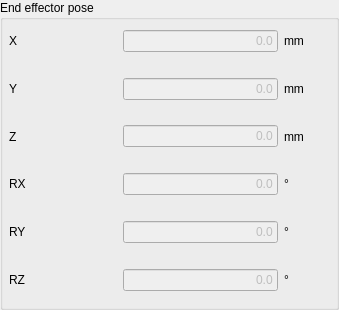
           <widget class="QGroupBox" name="groupBox">
            <property name="enabled">
             <bool>true</bool>
            </property>
            <property name="title">
             <string>End effector pose</string>
            </property>
            <widget class="QWidget" name="verticalLayoutWidget_16">
             <property name="geometry">
              <rect>
               <x>9</x>
               <y>20</y>
               <width>321</width>
               <height>281</height>
              </rect>
             </property>
             <layout class="QVBoxLayout" name="verticalLayout_29">
              <item>
               <layout class="QHBoxLayout" name="horizontalLayout_39" stretch="20,15,50,15">
                <item>
                 <widget class="QLabel" name="label_11">
                  <property name="text">
                   <string>X</string>
                  </property>
                  <property name="indent">
                   <number>-1</number>
                  </property>
                 </widget>
                </item>
                <item>
                 <spacer name="horizontalSpacer_34">
                  <property name="orientation">
                   <enum>Qt::Horizontal</enum>
                  </property>
                  <property name="sizeHint" stdset="0">
                   <size>
                    <width>40</width>
                    <height>20</height>
                   </size>
                  </property>
                 </spacer>
                </item>
                <item>
                 <widget class="QLineEdit" name="txt_x">
                  <property name="enabled">
                   <bool>false</bool>
                  </property>
                  <property name="layoutDirection">
                   <enum>Qt::LeftToRight</enum>
                  </property>
                  <property name="text">
                   <string>0.0</string>
                  </property>
                  <property name="alignment">
                   <set>Qt::AlignRight|Qt::AlignTrailing|Qt::AlignVCenter</set>
                  </property>
                  <property name="readOnly">
                   <bool>true</bool>
                  </property>
                 </widget>
                </item>
                <item>
                 <widget class="QLabel" name="label_38">
                  <property name="text">
                   <string>mm</string>
                  </property>
                 </widget>
                </item>
               </layout>
              </item>
              <item>
               <layout class="QHBoxLayout" name="horizontalLayout_40" stretch="20,15,50,15">
                <item>
                 <widget class="QLabel" name="label_12">
                  <property name="text">
                   <string>Y</string>
                  </property>
                 </widget>
                </item>
                <item>
                 <spacer name="horizontalSpacer_35">
                  <property name="orientation">
                   <enum>Qt::Horizontal</enum>
                  </property>
                  <property name="sizeHint" stdset="0">
                   <size>
                    <width>40</width>
                    <height>20</height>
                   </size>
                  </property>
                 </spacer>
                </item>
                <item>
                 <widget class="QLineEdit" name="txt_y">
                  <property name="enabled">
                   <bool>false</bool>
                  </property>
                  <property name="layoutDirection">
                   <enum>Qt::LeftToRight</enum>
                  </property>
                  <property name="text">
                   <string>0.0</string>
                  </property>
                  <property name="alignment">
                   <set>Qt::AlignRight|Qt::AlignTrailing|Qt::AlignVCenter</set>
                  </property>
                  <property name="readOnly">
                   <bool>true</bool>
                  </property>
                 </widget>
                </item>
                <item>
                 <widget class="QLabel" name="label_39">
                  <property name="text">
                   <string>mm</string>
                  </property>
                 </widget>
                </item>
               </layout>
              </item>
              <item>
               <layout class="QHBoxLayout" name="horizontalLayout_41" stretch="20,15,50,15">
                <item>
                 <widget class="QLabel" name="label_8">
                  <property name="text">
                   <string>Z</string>
                  </property>
                 </widget>
                </item>
                <item>
                 <spacer name="horizontalSpacer_36">
                  <property name="orientation">
                   <enum>Qt::Horizontal</enum>
                  </property>
                  <property name="sizeHint" stdset="0">
                   <size>
                    <width>40</width>
                    <height>20</height>
                   </size>
                  </property>
                 </spacer>
                </item>
                <item>
                 <widget class="QLineEdit" name="txt_z">
                  <property name="enabled">
                   <bool>false</bool>
                  </property>
                  <property name="layoutDirection">
                   <enum>Qt::LeftToRight</enum>
                  </property>
                  <property name="text">
                   <string>0.0</string>
                  </property>
                  <property name="alignment">
                   <set>Qt::AlignRight|Qt::AlignTrailing|Qt::AlignVCenter</set>
                  </property>
                  <property name="readOnly">
                   <bool>true</bool>
                  </property>
                 </widget>
                </item>
                <item>
                 <widget class="QLabel" name="label_51">
                  <property name="text">
                   <string>mm</string>
                  </property>
                 </widget>
                </item>
               </layout>
              </item>
              <item>
               <layout class="QHBoxLayout" name="horizontalLayout_42" stretch="20,15,50,15">
                <item>
                 <widget class="QLabel" name="label_13">
                  <property name="text">
                   <string>RX</string>
                  </property>
                  <property name="indent">
                   <number>-1</number>
                  </property>
                 </widget>
                </item>
                <item>
                 <spacer name="horizontalSpacer_37">
                  <property name="orientation">
                   <enum>Qt::Horizontal</enum>
                  </property>
                  <property name="sizeHint" stdset="0">
                   <size>
                    <width>40</width>
                    <height>20</height>
                   </size>
                  </property>
                 </spacer>
                </item>
                <item>
                 <widget class="QLineEdit" name="txt_roll">
                  <property name="enabled">
                   <bool>false</bool>
                  </property>
                  <property name="layoutDirection">
                   <enum>Qt::LeftToRight</enum>
                  </property>
                  <property name="text">
                   <string>0.0</string>
                  </property>
                  <property name="alignment">
                   <set>Qt::AlignRight|Qt::AlignTrailing|Qt::AlignVCenter</set>
                  </property>
                  <property name="readOnly">
                   <bool>true</bool>
                  </property>
                 </widget>
                </item>
                <item>
                 <widget class="QLabel" name="label_52">
                  <property name="text">
                   <string>°</string>
                  </property>
                 </widget>
                </item>
               </layout>
              </item>
              <item>
               <layout class="QHBoxLayout" name="horizontalLayout_43" stretch="20,15,50,15">
                <item>
                 <widget class="QLabel" name="label_14">
                  <property name="text">
                   <string>RY</string>
                  </property>
                  <property name="indent">
                   <number>-1</number>
                  </property>
                 </widget>
                </item>
                <item>
                 <spacer name="horizontalSpacer_38">
                  <property name="orientation">
                   <enum>Qt::Horizontal</enum>
                  </property>
                  <property name="sizeHint" stdset="0">
                   <size>
                    <width>40</width>
                    <height>20</height>
                   </size>
                  </property>
                 </spacer>
                </item>
                <item>
                 <widget class="QLineEdit" name="txt_pitch">
                  <property name="enabled">
                   <bool>false</bool>
                  </property>
                  <property name="layoutDirection">
                   <enum>Qt::LeftToRight</enum>
                  </property>
                  <property name="text">
                   <string>0.0</string>
                  </property>
                  <property name="alignment">
                   <set>Qt::AlignRight|Qt::AlignTrailing|Qt::AlignVCenter</set>
                  </property>
                  <property name="readOnly">
                   <bool>true</bool>
                  </property>
                 </widget>
                </item>
                <item>
                 <widget class="QLabel" name="label_53">
                  <property name="text">
                   <string>°</string>
                  </property>
                 </widget>
                </item>
               </layout>
              </item>
              <item>
               <layout class="QHBoxLayout" name="horizontalLayout_44" stretch="20,15,50,15">
                <item>
                 <widget class="QLabel" name="label_15">
                  <property name="text">
                   <string>RZ</string>
                  </property>
                  <property name="indent">
                   <number>-1</number>
                  </property>
                 </widget>
                </item>
                <item>
                 <spacer name="horizontalSpacer_39">
                  <property name="orientation">
                   <enum>Qt::Horizontal</enum>
                  </property>
                  <property name="sizeHint" stdset="0">
                   <size>
                    <width>40</width>
                    <height>20</height>
                   </size>
                  </property>
                 </spacer>
                </item>
                <item>
                 <widget class="QLineEdit" name="txt_yaw">
                  <property name="enabled">
                   <bool>false</bool>
                  </property>
                  <property name="layoutDirection">
                   <enum>Qt::LeftToRight</enum>
                  </property>
                  <property name="text">
                   <string>0.0</string>
                  </property>
                  <property name="alignment">
                   <set>Qt::AlignRight|Qt::AlignTrailing|Qt::AlignVCenter</set>
                  </property>
                  <property name="readOnly">
                   <bool>true</bool>
                  </property>
                 </widget>
                </item>
                <item>
                 <widget class="QLabel" name="label_54">
                  <property name="text">
                   <string>°</string>
                  </property>
                 </widget>
                </item>
               </layout>
              </item>
             </layout>
            </widget>
           </widget>
